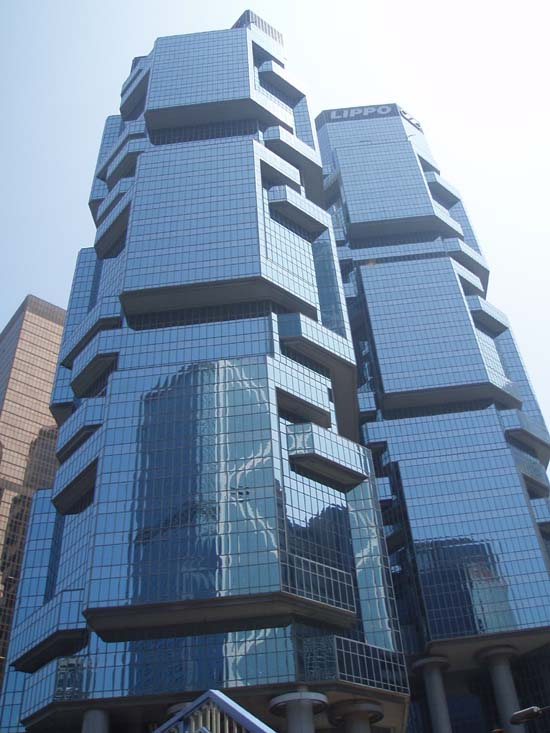
#> input picture building.jpg, 550 x 733 px
$ python -i demo_test.py   (imports and definitions only)
#> lines starting #> are read from the running program, lines starting #| are printed output that depends on the picture; after the words box and inside, x2 and y2 are one past the last pixel; in counts of white or black regions, pixels touching at a corner belong together
#> further down, picture is the input picture: shape (733, 550, 3); mean B, G, R 159, 136.6, 117.5
from pickle import NONE
import cv2 as cv
import numpy as np
from glob import glob

# the directory of the image database
database_dir = "image.orig"

# Compute pixel-by-pixel difference and return the sum
# [42 lines left out: functions compareImgs, compareImgs_hist, segmentation, not called in this run]


def contourDetection(img):
# [8 lines of commented-out code are left out]
	test = cv.Canny(img,32,64)
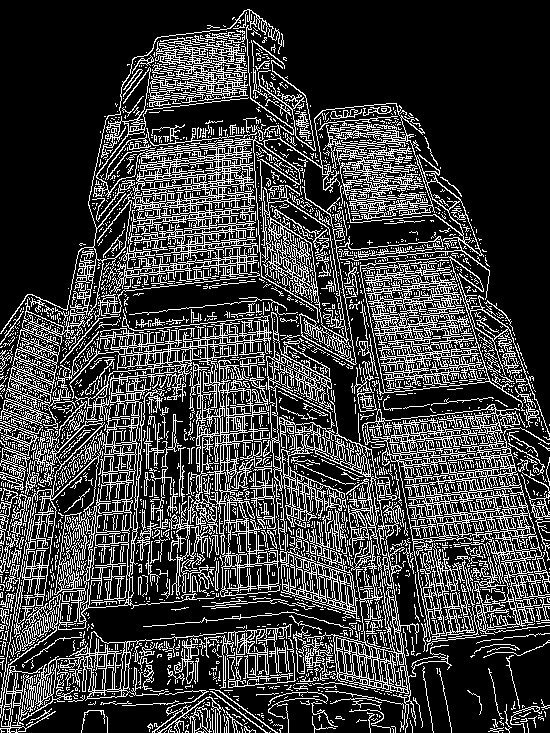
#> test: shape (733, 550); 23.7% white in thin lines or dots
	edges = cv.dilate(test,None)
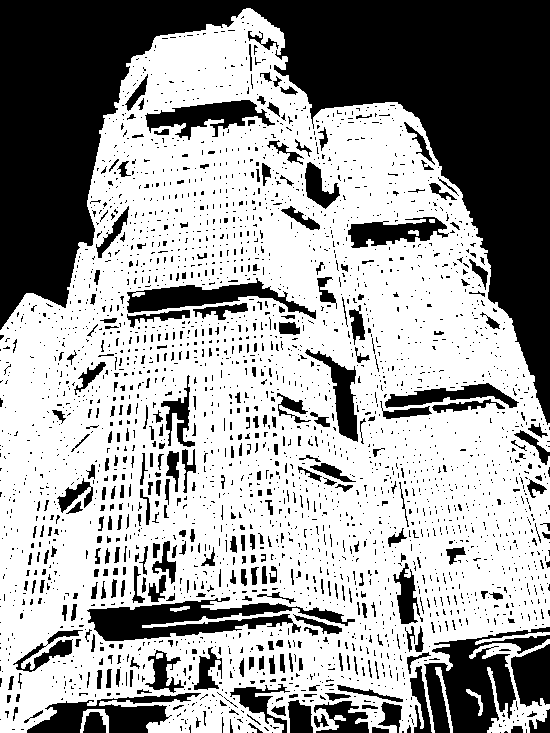
#> edges: shape (733, 550); 62.8% white; 2917 black regions (2580 under 20 px), largest, box (x1, y1, x2, y2) and area: (0, 0, 550, 425) 84118, (424, 627, 550, 733) 6431, (87, 597, 355, 641) 5325
	edges = cv.erode(edges,None)
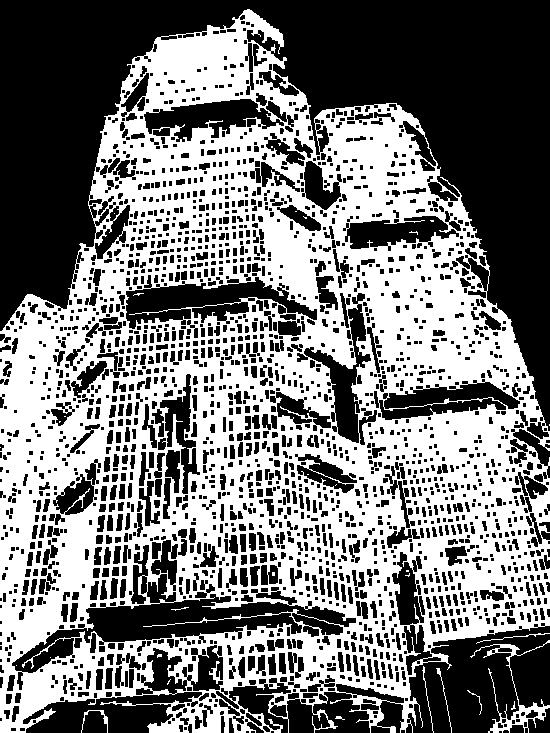
#> edges: shape (733, 550); 47.6% white; 35 white regions (26 under 20 px), largest, box (x1, y1, x2, y2) and area: (0, 9, 550, 733) 190335, (470, 640, 550, 733) 1007, (81, 710, 108, 733) 107

	cnt = sorted(cv.findContours(edges, cv.RETR_LIST, cv.CHAIN_APPROX_SIMPLE)[-2], key=cv.contourArea)[-1]
#> cnt = contour of 1899 points, box (x1, y1, x2, y2) (0, 9, 550, 733), area 291695
	mask = np.zeros(img.shape[:2], dtype=np.uint8)
	masked = cv.drawContours(mask, [cnt],-1, 255, -1)
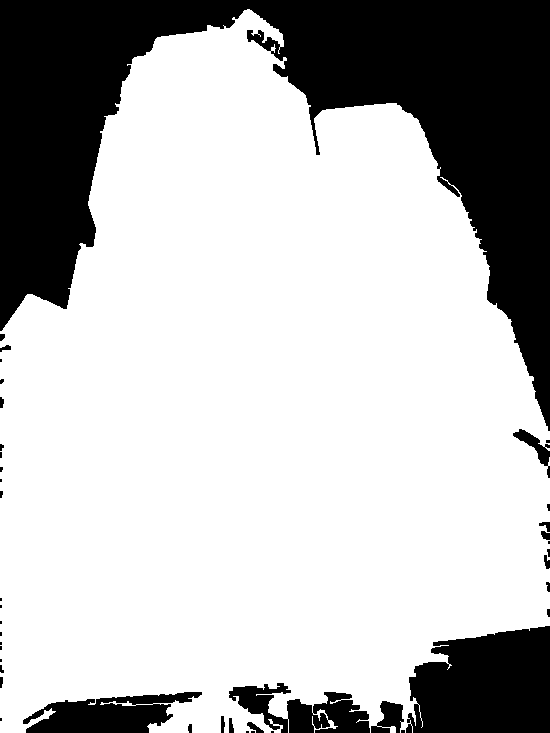
#> masked: shape (733, 550); 72.9% white; 43 black regions (22 under 20 px), largest, box (x1, y1, x2, y2) and area: (0, 0, 550, 431) 86289, (406, 626, 550, 733) 12852, (23, 692, 202, 733) 4440

	dst = cv.bitwise_and(img, img, mask, mask)
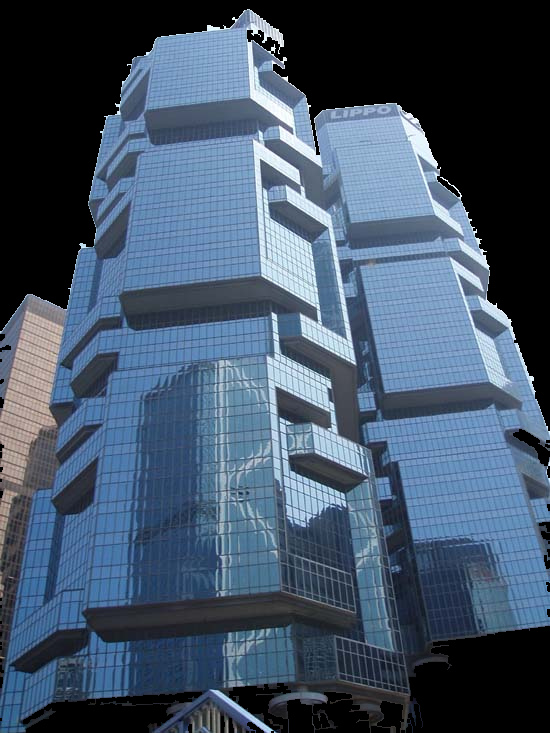
#> dst: shape (733, 550, 3); mean B, G, R 103, 83.1, 66
	segmented = cv.cvtColor(dst, cv.COLOR_BGR2RGB)
	return segmented

	cv.imshow("Result", dst)
	cv.waitKey(0)


# [133 lines left out: functions quantization, retrieval, main, not called in this run]

# [1 line not run here, left out]

>>> import cv2
>>> picture = cv2.imread('building.jpg')
>>> result = contourDetection(picture)

$ run again, on 0.jpg
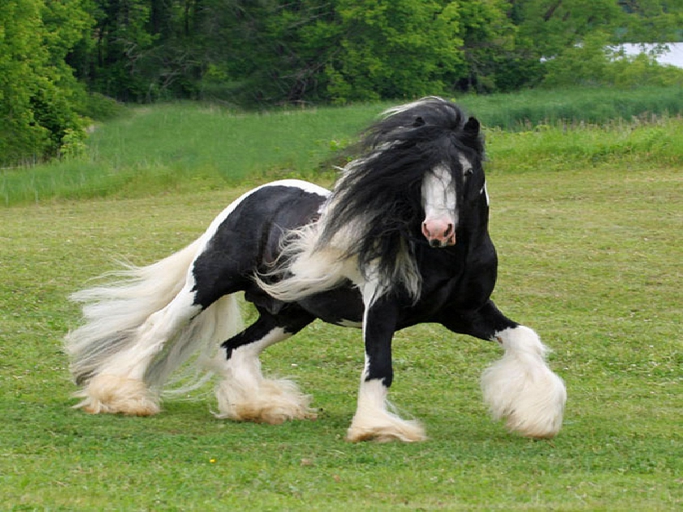
#> input picture 0.jpg, 1366 x 1024 px (shown at 1/2 size)
#> picture is the input picture: shape (1024, 1366, 3); mean B, G, R 77.1, 126.9, 111.4
#> in contourDetection, `test = cv.Canny(img,32,64)`:
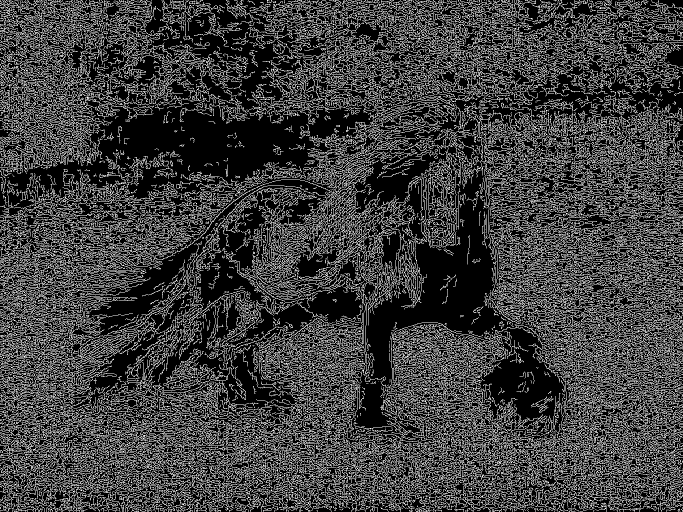
#> test: shape (1024, 1366) (shown at 1/2 size); 24.7% white in thin lines or dots
#> cnt = contour of 9148 points, box (x1, y1, x2, y2) (0, 0, 1366, 1024), area 1285635
#> masked: shape (1024, 1366); 92.6% white; 337 black regions (139 under 20 px), largest, box (x1, y1, x2, y2) and area: (0, 199, 753, 432) 72123, (1206, 91, 1366, 240) 8716, (393, 0, 504, 60) 2400
#> in contourDetection, `dst = cv.bitwise_and(img, img, mask, mask)`:
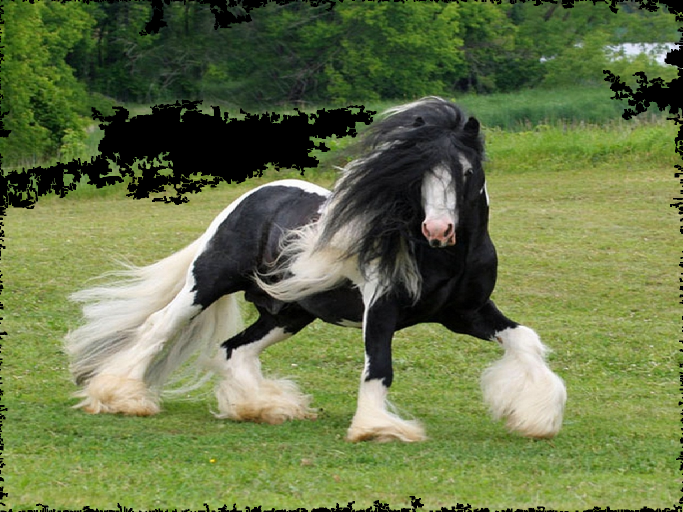
#> dst: shape (1024, 1366, 3) (shown at 1/2 size); mean B, G, R 72.1, 117.1, 104
